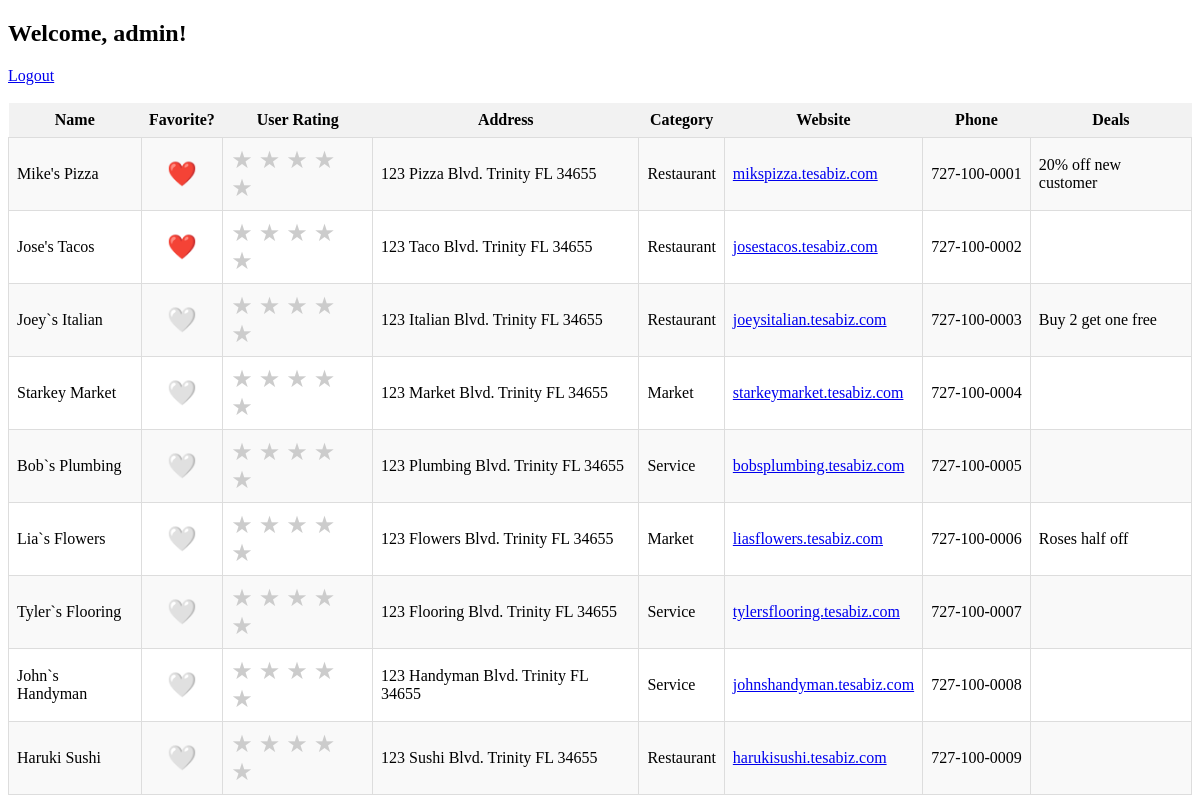
The page /businesses (signed in) on the database as committed earlier.
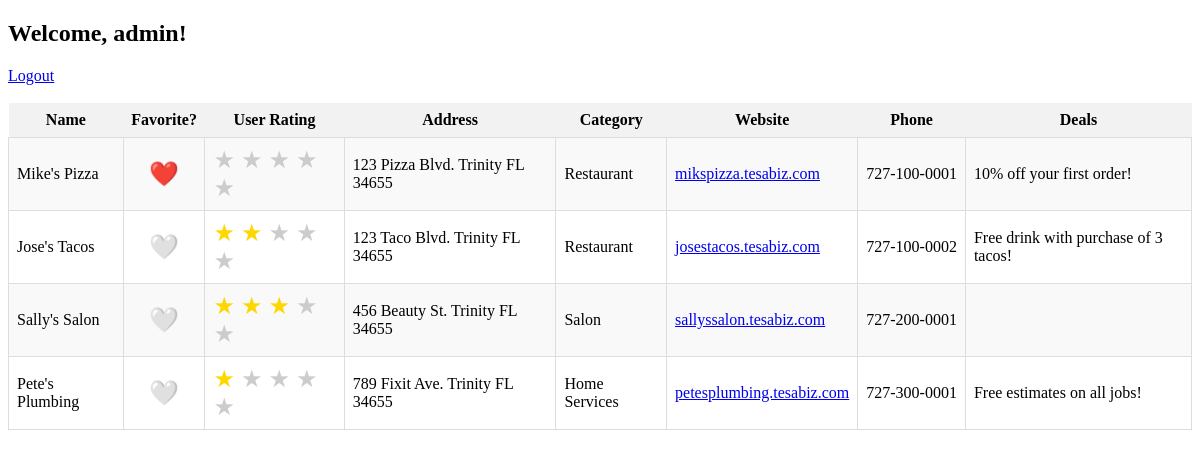
The same page on the database as committed later.
### tables this page shows
CREATE TABLE business (
            id INTEGER PRIMARY KEY AUTOINCREMENT,
            name TEXT NOT NULL,
            address TEXT NOT NULL,
            category INTEGER NOT NULL,
            phone TEXT NOT NULL,
            website TEXT NOT NULL,
            deal TEXT
        );

### app.py (the view)
@app.route("/businesses")
def businesses():
    if "user_id" not in session:
        return redirect("/")
    conn = get_db()
    cur = conn.cursor()
    cur.execute("""
        SELECT b.id, b.name, b.address, b.category, b.website, b.phone,
               CASE WHEN uf.id IS NOT NULL THEN 1 ELSE 0 END as is_favorite,
               COALESCE(br.rating, 0) as user_rating, b.deal
        FROM business b
        LEFT JOIN user_favorite uf ON b.id = uf.business_id AND uf.user_id = ?
        LEFT JOIN business_rating br ON b.id = br.business_id AND br.user_id = ?
    """, (session["user_id"],session["user_id"],))
    rows = cur.fetchall()
    return render_template("businesses.html", name=session["first"], businesses=rows)

### app.py (called while the page is built)
def get_db():
    return sqlite3.connect("business_app.db", check_same_thread=False)

### templates/businesses.html (shortened to what this page needs)
<!DOCTYPE html>
<html>
<head>
</head>
<body>
<h2>Welcome, {{ name }}!</h2>
<a href="/logout">Logout</a>
<br><br>
<table id="bizTable">
    <tr>
        <th onclick="sortTable(0)">Name</th>
        <th onclick="sortTable(1)">Favorite?</th>
        <th onclick="sortTable(2)">User Rating</th>
        <th onclick="sortTable(3)">Address</th>
        <th onclick="sortTable(4)">Category</th>
        <th onclick="sortTable(5)">Website</th>
        <th onclick="sortTable(6)">Phone</th>
        <th onclick="sortTable(7)">Deals</th>
    </tr>
    {% for b in businesses %}
    <tr>
        <td>{{ b[1] }}</td>
        <td class="favorite-cell">
            <a href="/favorite/{{ b[0] }}" class="favorite-heart">
                {% if b[6] == 1 %}
                    ❤️
                {% else %}
                    🤍
                {% endif %}
            </a>
        </td>
        <td>
            <div class="rating">
                <a href="/rate/{{ b[0] }}/1" class="{% if b[7] >= 1 %}star-filled{% else %}star-empty{% endif %}">★</a>
                <a href="/rate/{{ b[0] }}/2" class="{% if b[7] >= 2 %}star-filled{% else %}star-empty{% endif %}">★</a>
                <a href="/rate/{{ b[0] }}/3" class="{% if b[7] >= 3 %}star-filled{% else %}star-empty{% endif %}">★</a>
                <a href="/rate/{{ b[0] }}/4" class="{% if b[7] >= 4 %}star-filled{% else %}star-empty{% endif %}">★</a>
                <a href="/rate/{{ b[0] }}/5" class="{% if b[7] >= 5 %}star-filled{% else %}star-empty{% endif %}">★</a>
            </div>
        </td>
        <td>{{ b[2] }}</td>
        <td>{{ b[3] }}</td>
        <td><a href="{{ b[4] }}" target="_blank">{{ b[4] }}</a></td>
        <td>{{ b[5][:3] }}-{{ b[5][3:6] }}-{{ b[5][-4:] }}</td>
        <td>{{ b[8] }}</td>
    </tr>
    {% endfor %}
</table>
</body>
</html>

### templates/businesses.html (style rules this page uses)
.rating { display: inline-block; }
.rating a { text-decoration: none; font-size: 1.5em; margin-right: 2px; }
.star-filled { color: gold; }
.star-empty { color: #ccc; }
.favorite-cell { text-align: center; }
.favorite-heart { font-size: 1.5em; text-decoration: none; }
th { cursor: pointer; background-color: #f2f2f2; padding: 8px; position: relative; }
table { border-collapse: collapse; width: 100%; }
td { padding: 8px; border: 1px solid #ddd; }
tr:nth-child(even) { background-color: #f9f9f9; }

Rows that differ between the two databases and show on the page:
removed business: name "Bob`s Plumbing", address "123 Plumbing Blvd. Trinity FL 34655", category "Service", website "bobsplumbing.tesabiz.com", phone "727", phone "100", phone "0005"
removed business: name "Lia`s Flowers", address "123 Flowers Blvd. Trinity FL 34655", category "Market", website "liasflowers.tesabiz.com", phone "727", phone "100", phone "0006", deal "Roses half off"
removed business: name "Tyler`s Flooring", address "123 Flooring Blvd. Trinity FL 34655", category "Service", website "tylersflooring.tesabiz.com", phone "727", phone "100", phone "0007"
removed business: name "John`s Handyman", address "123 Handyman Blvd. Trinity FL 34655", category "Service", website "johnshandyman.tesabiz.com", phone "727", phone "100", phone "0008"
removed business: name "Haruki Sushi", address "123 Sushi Blvd. Trinity FL 34655", category "Restaurant", website "harukisushi.tesabiz.com", phone "727", phone "100", phone "0009"
changed business "Mike's Pizza": deal "20% off new customer" → "10% off your first order!"
changed business "Jose's Tacos": deal (not shown) → "Free drink with purchase of 3 tacos!"; text "❤️" → "🤍"
changed business: name "Joey`s Italian" → "Sally's Salon"; address "123 Italian Blvd. Trinity FL 34655" → "456 Beauty St. Trinity FL 34655"; category "Restaurant" → "Salon"; website "joeysitalian.tesabiz.com" → "sallyssalon.tesabiz.com"; phone "100" → "200"; phone "0003" → "0001"; deal "Buy 2 get one free" → (not shown)
changed business: name "Starkey Market" → "Pete's Plumbing"; address "123 Market Blvd. Trinity FL 34655" → "789 Fixit Ave. Trinity FL 34655"; category "Market" → "Home Services"; website "starkeymarket.tesabiz.com" → "petesplumbing.tesabiz.com"; phone "100" → "300"; phone "0004" → "0001"; deal (not shown) → "Free estimates on all jobs!"
